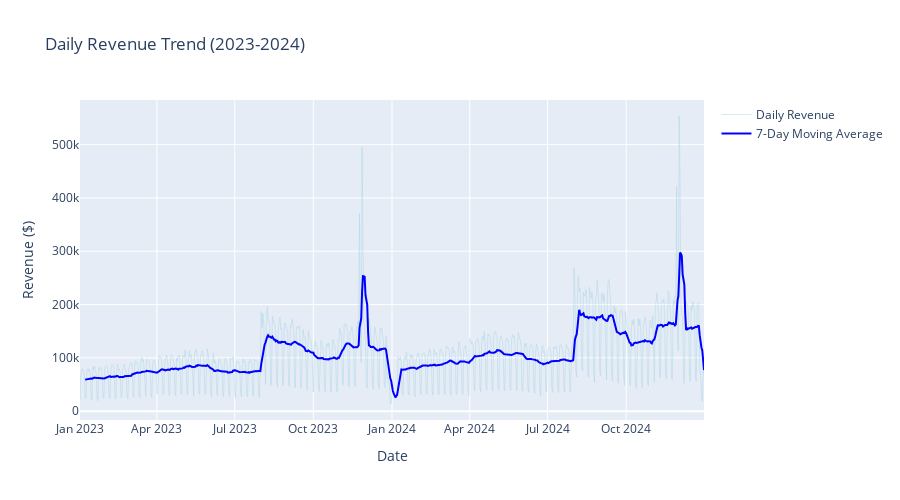

Notebook source saved alongside this figure:
### Code cell
# %% [markdown]
# # 1. Revenue Trend Analysis
# 
# Validating 15% YoY growth and identifying patterns

# %% Revenue over time
revenue_daily = db.query("""
    SELECT 
        date,
        SUM(revenue) as daily_revenue,
        SUM(units_sold) as daily_units,
        COUNT(*) as num_transactions
    FROM sales
    GROUP BY date
    ORDER BY date
""")

# Calculate 7-day moving average
revenue_daily['revenue_7d_ma'] = revenue_daily['daily_revenue'].rolling(7).mean()

fig = go.Figure()

fig.add_trace(go.Scatter(
    x=revenue_daily['date'],
    y=revenue_daily['daily_revenue'],
    mode='lines',
    name='Daily Revenue',
    line=dict(color='lightblue', width=1),
    opacity=0.5
))

fig.add_trace(go.Scatter(
    x=revenue_daily['date'],
    y=revenue_daily['revenue_7d_ma'],
    mode='lines',
    name='7-Day Moving Average',
    line=dict(color='blue', width=2)
))

fig.update_layout(
    title='Daily Revenue Trend (2023-2024)',
    xaxis_title='Date',
    yaxis_title='Revenue ($)',
    hovermode='x unified',
    height=500
)

fig.show()

# Calculate growth
revenue_daily['year'] = pd.to_datetime(revenue_daily['date']).dt.year
yearly = revenue_daily.groupby('year')['daily_revenue'].sum()
growth_rate = (yearly[2024] / yearly[2023] - 1) * 100

print(f"\n📈 Year-over-Year Growth: {growth_rate:.2f}%")
print(f"   2023 Total Revenue: ${yearly[2023]:,.2f}")
print(f"   2024 Total Revenue: ${yearly[2024]:,.2f}")

### Figure 1 — Plotly figure (JSON) as saved in the notebook; plotly's stock layout.template omitted (floating-point values rounded to 4 significant figures; data arrays with more than 128 entries replaced by an {"elided": "..."} marker saying what was removed)
{"data": [{"line": {"color": "lightblue", "width": 1}, "mode": "lines", "name": "Daily Revenue", "opacity": 0.5, "type": "scatter", "x": {"elided": "731 str values"}, "y": {"elided": "731 float values"}}, {"line": {"color": "blue", "width": 2}, "mode": "lines", "name": "7-Day Moving Average", "type": "scatter", "x": {"elided": "731 str values"}, "y": {"elided": "731 float values"}}], "layout": {"height": 500, "hovermode": "x unified", "title": {"text": "Daily Revenue Trend (2023-2024)"}, "xaxis": {"title": {"text": "Date"}}, "yaxis": {"title": {"text": "Revenue ($)"}}}}
